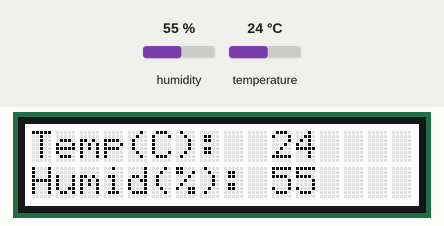
Simulated run of this sketch. Board: Arduino Uno, built with avr-gcc and run on an emulated ATmega328P. Parts: 16×2 character LCD. The test bench sets the inputs (shaded band); at power-on: humidity 55 %, temperature 24 °C.

Above: at 2.2 s.
2.3 s: humidity set to 22 %
At 4.8 s:
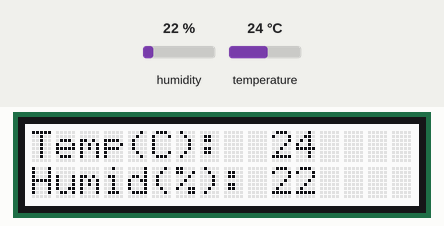
5.3 s: temperature set to 12 °C
At 6.6 s:
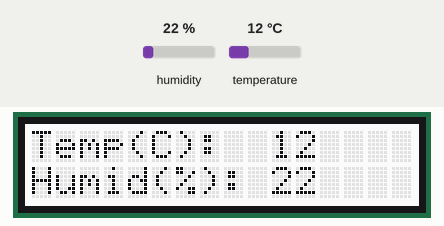
8.3 s: humidity set to 40 %
At 11.3 s:
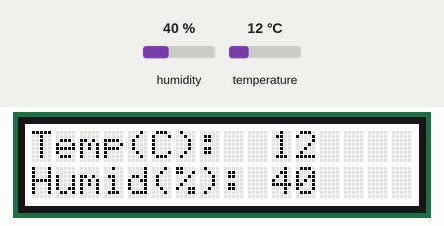
11.6 s: temperature set to 19 °C
At 13.3 s:
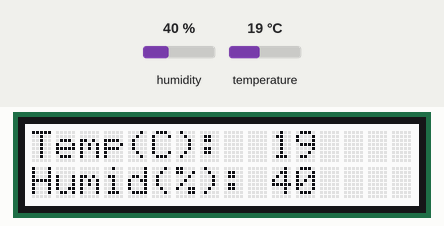
Timing chart, 0 to 14.8 s (numbered marks = the images above; inputs shaded):
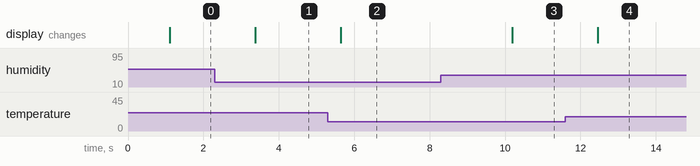

Measured:
- after the input at 2.3 s, the display: changes after 1.1 s (image 1)
- after the input at 5.3 s, the display: changes after 0.35 s (image 2)
- after the input at 8.3 s, the display: changes after 1.9 s (image 3)
- after the input at 11.6 s, the display: changes after 0.86 s (image 4)

The sketch:

greenhouse.ino
```cpp
// Demo code for Grove - Temperature Sensor V1.1/1.2
// Loovee @ 2015-8-26

#include <math.h>
#include <Wire.h>
#include "rgb_lcd.h"
#include "DHT.h"

#define DHTTYPE DHT11   // DHT 11
#define DHTPIN A0       // what pin we're connected to
#define DHT_ERR 255     // read fail from DHT sensor

//Temp variables
const int B = 4275;               // B value of the thermistor
const int R0 = 100000;            // R0 = 100k
const int pinTempSensor = A1;     // Grove - Temperature Sensor connect to A1,kemin modify from A5

//DHT11 variables
DHT dht(DHTPIN, DHTTYPE);

//LCD variables
rgb_lcd lcd;
const int colorR = 255;
const int colorG = 255;
const int colorB = 255;

int getHumid()
{
  // Reading temperature or humidity takes about 250 milliseconds!
  // Sensor readings may also be up to 2 seconds 'old' (its a very slow sensor)
  float h = dht.readHumidity();

  // Check if any reads failed and exit early (to try again).
  if (isnan(h)) {
    Serial.println("Failed to read humidity from DHT sensor!");
    return DHT_ERR;
  }else{
    return (int)h;
  }
}

int getTemp()
{
   // Reading temperature or humidity takes about 250 milliseconds!
   // Sensor readings may also be up to 2 seconds 'old' (its a very slow sensor)
   // Read temperature as Celsius (the default)
   float t = dht.readTemperature();

    // Check if any reads failed and exit early (to try again).
    if (isnan(t)) {
      Serial.println("Failed to read temp from DHT sensor!");
      return DHT_ERR;
    }else{
      return (int)t;
    }
}

void print2LCD(int temp, int humid)
{
    // set the cursor to column 0, line 0
    // (note: line 1 is the second row, since counting begins with 0):
    lcd.setCursor(0, 0);
    lcd.print("Temp(C):");
    lcd.setCursor(10, 0);
    lcd.print(temp);

    // set the cursor to column 0, line 1
    // (note: line 1 is the second row, since counting begins with 0):
    lcd.setCursor(0, 1);
    lcd.print("Humid(%):");
    lcd.setCursor(10, 1);
    lcd.print(humid);

    delay(100);
}

void setup()
{
    // set up serial port
    Serial.begin(9600);

    // set up DHT11
    dht.begin();

    // set up the LCD's number of columns and rows:
    lcd.begin(16, 2);
    lcd.setRGB(colorR, colorG, colorB);

    delay(1000);
}

void loop()
{
    int temp_data = 0, humid_data = 0;

    //get temp data from Temp sensor via A1
    temp_data = getTemp();

    //get temp & humidy from DHT11 via A0
    humid_data = getHumid();

    //show temp data to LCD diplay via I2C
    print2LCD(temp_data,humid_data);

    //loop time period
    delay(1000);
}
```
